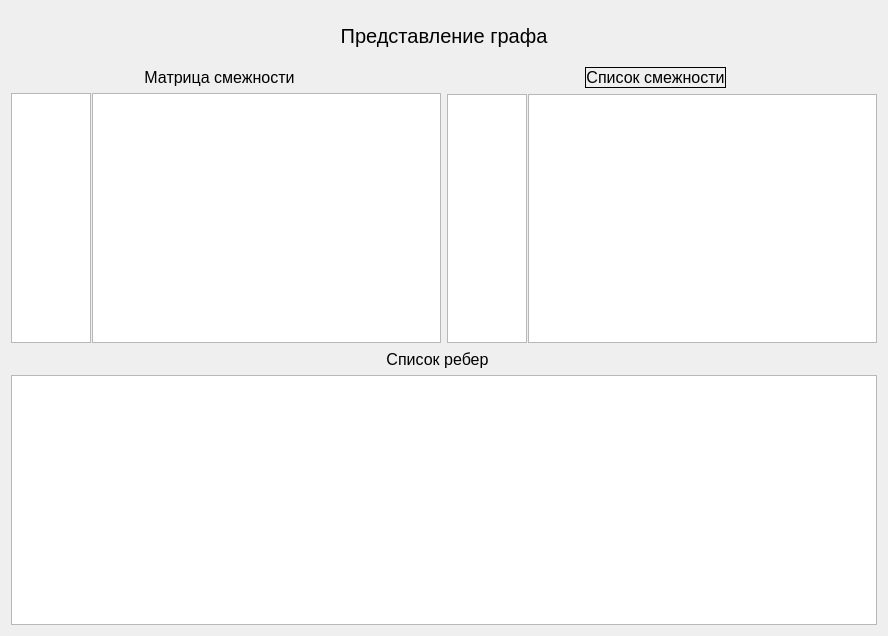
<?xml version="1.0" encoding="UTF-8"?>
<ui version="4.0">
 <class>VisualGraph</class>
 <widget class="QDialog" name="VisualGraph">
  <property name="geometry">
   <rect>
    <x>0</x>
    <y>0</y>
    <width>888</width>
    <height>636</height>
   </rect>
  </property>
  <property name="windowTitle">
   <string>Dialog</string>
  </property>
  <layout class="QVBoxLayout" name="verticalLayout_5">
   <item>
    <widget class="QLabel" name="label_5">
     <property name="maximumSize">
      <size>
       <width>16777215</width>
       <height>50</height>
      </size>
     </property>
     <property name="font">
      <font>
       <pointsize>15</pointsize>
      </font>
     </property>
     <property name="text">
      <string>Представление графа</string>
     </property>
     <property name="alignment">
      <set>Qt::AlignCenter</set>
     </property>
    </widget>
   </item>
   <item>
    <layout class="QVBoxLayout" name="verticalLayout_4">
     <item>
      <layout class="QHBoxLayout" name="horizontalLayout">
       <item>
        <layout class="QVBoxLayout" name="verticalLayout">
         <item>
          <layout class="QHBoxLayout" name="horizontalLayout_2">
           <item>
            <spacer name="horizontalSpacer">
             <property name="orientation">
              <enum>Qt::Horizontal</enum>
             </property>
             <property name="sizeHint" stdset="0">
              <size>
               <width>40</width>
               <height>20</height>
              </size>
             </property>
            </spacer>
           </item>
           <item>
            <widget class="QLabel" name="Matrix_2">
             <property name="sizePolicy">
              <sizepolicy hsizetype="Preferred" vsizetype="Preferred">
               <horstretch>0</horstretch>
               <verstretch>0</verstretch>
              </sizepolicy>
             </property>
             <property name="maximumSize">
              <size>
               <width>16777215</width>
               <height>40</height>
              </size>
             </property>
             <property name="baseSize">
              <size>
               <width>0</width>
               <height>0</height>
              </size>
             </property>
             <property name="font">
              <font>
               <pointsize>12</pointsize>
              </font>
             </property>
             <property name="text">
              <string>Матрица смежности</string>
             </property>
             <property name="alignment">
              <set>Qt::AlignCenter</set>
             </property>
            </widget>
           </item>
           <item>
            <widget class="QLabel" name="Question_1">
             <property name="sizePolicy">
              <sizepolicy hsizetype="Preferred" vsizetype="Preferred">
               <horstretch>0</horstretch>
               <verstretch>0</verstretch>
              </sizepolicy>
             </property>
             <property name="maximumSize">
              <size>
               <width>20</width>
               <height>20</height>
              </size>
             </property>
             <property name="autoFillBackground">
              <bool>false</bool>
             </property>
             <property name="text">
              <string/>
             </property>
             <property name="pixmap">
              <pixmap resource="../res.qrc">:/buttons/img/Question.png</pixmap>
             </property>
             <property name="scaledContents">
              <bool>true</bool>
             </property>
             <property name="alignment">
              <set>Qt::AlignCenter</set>
             </property>
             <property name="indent">
              <number>-4</number>
             </property>
            </widget>
           </item>
           <item>
            <spacer name="horizontalSpacer_2">
             <property name="orientation">
              <enum>Qt::Horizontal</enum>
             </property>
             <property name="sizeHint" stdset="0">
              <size>
               <width>40</width>
               <height>20</height>
              </size>
             </property>
            </spacer>
           </item>
          </layout>
         </item>
         <item>
          <widget class="QSplitter" name="splitter_2">
           <property name="styleSheet">
            <string notr="true"/>
           </property>
           <property name="lineWidth">
            <number>1</number>
           </property>
           <property name="orientation">
            <enum>Qt::Horizontal</enum>
           </property>
           <property name="handleWidth">
            <number>1</number>
           </property>
           <widget class="QTextEdit" name="MatrixInfo">
            <property name="sizePolicy">
             <sizepolicy hsizetype="Fixed" vsizetype="Expanding">
              <horstretch>0</horstretch>
              <verstretch>0</verstretch>
             </sizepolicy>
            </property>
            <property name="minimumSize">
             <size>
              <width>20</width>
              <height>0</height>
             </size>
            </property>
            <property name="maximumSize">
             <size>
              <width>80</width>
              <height>16777215</height>
             </size>
            </property>
            <property name="baseSize">
             <size>
              <width>0</width>
              <height>0</height>
             </size>
            </property>
            <property name="font">
             <font>
              <pointsize>10</pointsize>
             </font>
            </property>
            <property name="verticalScrollBarPolicy">
             <enum>Qt::ScrollBarAlwaysOff</enum>
            </property>
            <property name="lineWrapMode">
             <enum>QTextEdit::NoWrap</enum>
            </property>
            <property name="readOnly">
             <bool>true</bool>
            </property>
           </widget>
           <widget class="QTextEdit" name="MatrixEdit">
            <property name="sizePolicy">
             <sizepolicy hsizetype="Preferred" vsizetype="MinimumExpanding">
              <horstretch>0</horstretch>
              <verstretch>0</verstretch>
             </sizepolicy>
            </property>
            <property name="minimumSize">
             <size>
              <width>20</width>
              <height>0</height>
             </size>
            </property>
            <property name="font">
             <font>
              <pointsize>10</pointsize>
             </font>
            </property>
            <property name="horizontalScrollBarPolicy">
             <enum>Qt::ScrollBarAsNeeded</enum>
            </property>
            <property name="lineWrapMode">
             <enum>QTextEdit::NoWrap</enum>
            </property>
            <property name="lineWrapColumnOrWidth">
             <number>0</number>
            </property>
            <property name="readOnly">
             <bool>true</bool>
            </property>
           </widget>
          </widget>
         </item>
        </layout>
       </item>
       <item>
        <layout class="QVBoxLayout" name="verticalLayout_2">
         <item>
          <layout class="QHBoxLayout" name="horizontalLayout_3">
           <item>
            <spacer name="horizontalSpacer_3">
             <property name="orientation">
              <enum>Qt::Horizontal</enum>
             </property>
             <property name="sizeHint" stdset="0">
              <size>
               <width>40</width>
               <height>20</height>
              </size>
             </property>
            </spacer>
           </item>
           <item>
            <widget class="QLabel" name="List">
             <property name="maximumSize">
              <size>
               <width>16777215</width>
               <height>40</height>
              </size>
             </property>
             <property name="font">
              <font>
               <pointsize>12</pointsize>
              </font>
             </property>
             <property name="frameShape">
              <enum>QFrame::Box</enum>
             </property>
             <property name="text">
              <string>Список смежности</string>
             </property>
             <property name="alignment">
              <set>Qt::AlignCenter</set>
             </property>
            </widget>
           </item>
           <item>
            <widget class="QLabel" name="Question_2">
             <property name="maximumSize">
              <size>
               <width>20</width>
               <height>20</height>
              </size>
             </property>
             <property name="text">
              <string/>
             </property>
             <property name="pixmap">
              <pixmap resource="../res.qrc">:/buttons/img/Question.png</pixmap>
             </property>
             <property name="scaledContents">
              <bool>true</bool>
             </property>
            </widget>
           </item>
           <item>
            <spacer name="horizontalSpacer_4">
             <property name="orientation">
              <enum>Qt::Horizontal</enum>
             </property>
             <property name="sizeHint" stdset="0">
              <size>
               <width>40</width>
               <height>20</height>
              </size>
             </property>
            </spacer>
           </item>
          </layout>
         </item>
         <item>
          <widget class="QSplitter" name="splitter_4">
           <property name="orientation">
            <enum>Qt::Horizontal</enum>
           </property>
           <property name="handleWidth">
            <number>1</number>
           </property>
           <widget class="QTextEdit" name="ListInfo">
            <property name="sizePolicy">
             <sizepolicy hsizetype="Fixed" vsizetype="Expanding">
              <horstretch>0</horstretch>
              <verstretch>0</verstretch>
             </sizepolicy>
            </property>
            <property name="minimumSize">
             <size>
              <width>20</width>
              <height>0</height>
             </size>
            </property>
            <property name="maximumSize">
             <size>
              <width>80</width>
              <height>16777215</height>
             </size>
            </property>
            <property name="baseSize">
             <size>
              <width>0</width>
              <height>0</height>
             </size>
            </property>
            <property name="font">
             <font>
              <pointsize>10</pointsize>
             </font>
            </property>
            <property name="verticalScrollBarPolicy">
             <enum>Qt::ScrollBarAlwaysOff</enum>
            </property>
            <property name="lineWrapMode">
             <enum>QTextEdit::NoWrap</enum>
            </property>
            <property name="readOnly">
             <bool>true</bool>
            </property>
           </widget>
           <widget class="QTextEdit" name="ListEdit">
            <property name="sizePolicy">
             <sizepolicy hsizetype="Preferred" vsizetype="MinimumExpanding">
              <horstretch>0</horstretch>
              <verstretch>0</verstretch>
             </sizepolicy>
            </property>
            <property name="minimumSize">
             <size>
              <width>0</width>
              <height>0</height>
             </size>
            </property>
            <property name="font">
             <font>
              <pointsize>10</pointsize>
             </font>
            </property>
            <property name="lineWrapMode">
             <enum>QTextEdit::NoWrap</enum>
            </property>
            <property name="lineWrapColumnOrWidth">
             <number>0</number>
            </property>
            <property name="readOnly">
             <bool>true</bool>
            </property>
           </widget>
          </widget>
         </item>
        </layout>
       </item>
      </layout>
     </item>
     <item>
      <layout class="QVBoxLayout" name="verticalLayout_3">
       <item>
        <layout class="QHBoxLayout" name="horizontalLayout_4">
         <item>
          <spacer name="horizontalSpacer_5">
           <property name="orientation">
            <enum>Qt::Horizontal</enum>
           </property>
           <property name="sizeHint" stdset="0">
            <size>
             <width>40</width>
             <height>20</height>
            </size>
           </property>
          </spacer>
         </item>
         <item>
          <widget class="QLabel" name="Bridges">
           <property name="maximumSize">
            <size>
             <width>16777215</width>
             <height>40</height>
            </size>
           </property>
           <property name="font">
            <font>
             <pointsize>12</pointsize>
            </font>
           </property>
           <property name="text">
            <string>Список ребер</string>
           </property>
           <property name="alignment">
            <set>Qt::AlignCenter</set>
           </property>
          </widget>
         </item>
         <item>
          <widget class="QLabel" name="Question_3">
           <property name="maximumSize">
            <size>
             <width>20</width>
             <height>20</height>
            </size>
           </property>
           <property name="text">
            <string/>
           </property>
           <property name="pixmap">
            <pixmap resource="../res.qrc">:/buttons/img/Question.png</pixmap>
           </property>
           <property name="scaledContents">
            <bool>true</bool>
           </property>
          </widget>
         </item>
         <item>
          <spacer name="horizontalSpacer_6">
           <property name="orientation">
            <enum>Qt::Horizontal</enum>
           </property>
           <property name="sizeHint" stdset="0">
            <size>
             <width>40</width>
             <height>20</height>
            </size>
           </property>
          </spacer>
         </item>
        </layout>
       </item>
       <item>
        <widget class="QSplitter" name="splitter_3">
         <property name="orientation">
          <enum>Qt::Horizontal</enum>
         </property>
         <property name="handleWidth">
          <number>1</number>
         </property>
         <widget class="QTextEdit" name="BridgeEdit">
          <property name="sizePolicy">
           <sizepolicy hsizetype="Preferred" vsizetype="MinimumExpanding">
            <horstretch>0</horstretch>
            <verstretch>0</verstretch>
           </sizepolicy>
          </property>
          <property name="minimumSize">
           <size>
            <width>0</width>
            <height>0</height>
           </size>
          </property>
          <property name="font">
           <font>
            <pointsize>10</pointsize>
           </font>
          </property>
          <property name="lineWrapMode">
           <enum>QTextEdit::NoWrap</enum>
          </property>
          <property name="lineWrapColumnOrWidth">
           <number>0</number>
          </property>
          <property name="readOnly">
           <bool>true</bool>
          </property>
         </widget>
        </widget>
       </item>
      </layout>
     </item>
    </layout>
   </item>
  </layout>
 </widget>
 <resources>
  <include location="../res.qrc"/>
 </resources>
 <connections/>
</ui>
